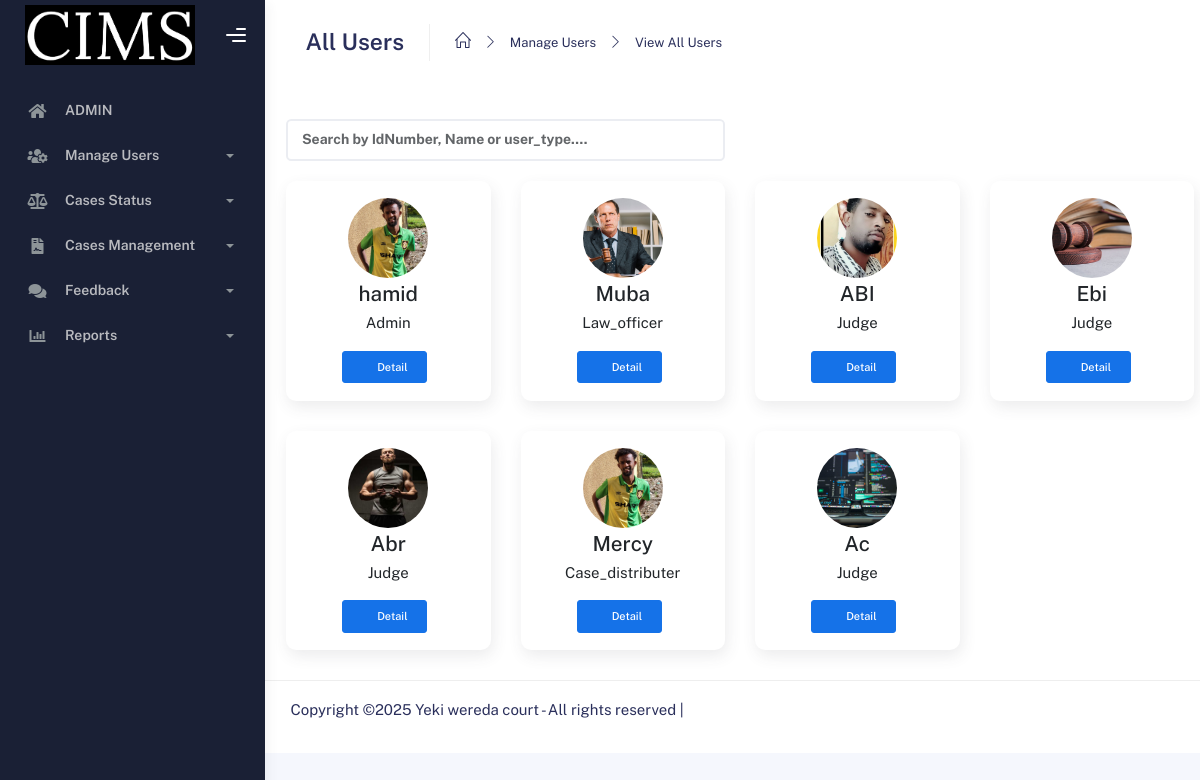
/Admin/list_user.php (signed in), run on the app's committed database.
### tables this page shows
CREATE TABLE IF NOT EXISTS `users` (
  `uid` int NOT NULL AUTO_INCREMENT,
  `idNumber` varchar(50) NOT NULL,
  `profile_pic` varchar(250) NOT NULL,
  `first_name` varchar(20) NOT NULL,
  `father_name` varchar(50) NOT NULL,
  `gfather_name` varchar(50) NOT NULL,
  `gender` varchar(20) NOT NULL,
  `email` varchar(20) NOT NULL,
  `username` varchar(30) NOT NULL,
  `password` varchar(255) NOT NULL,
  `phone` varchar(45) NOT NULL,
  `user_type` varchar(20) NOT NULL,
  `user_status` int NOT NULL,
  `is_logged` int NOT NULL,
  PRIMARY KEY (`uid`),
  UNIQUE KEY `idNumber` (`idNumber`),
  UNIQUE KEY `username` (`username`)
);

### connection/function.php (called while the page is built, shortened)
<?php
include 'connection.php';
function decryptPassword($encryptedPassword) {
    $key = hash('sha256', SECRET_KEY);
    $iv = substr(hash('sha256', SECRET_IV), 0, 16);
    return openssl_decrypt($encryptedPassword, ENCRYPT_METHOD, $key, 0, $iv);
}
function getUserByID($data)
{
    global $conn;
    $query = mysqli_query($conn, "SELECT * FROM users WHERE uid = '$data'");
    $result = mysqli_fetch_array($query);
    if ($result && isset($result["password"])) {
        $result["password"] = decryptPassword($result["password"]);
    }
    return $result;
}
function getAllUsers()
{
    global $conn;
    $query = mysqli_query($conn, "select * from users");
    $result = array();
    while ($row = mysqli_fetch_array($query)) {
        array_push($result, $row);
    }
    return $result;
}
?>

### Admin/list_user.php (the view, shortened to what this page needs)
<?php
include('adminHeader.php');
?>
<div class="container">
  <div class="page-inner">
    <div class="page-header">
     <h3 class="fw-bold mb-3">All Users</h3>
      <ul class="breadcrumbs mb-3">
        <li class="nav-home"><a href="#"><i class="icon-home"></i></a></li>
        <li class="separator"><i class="icon-arrow-right"></i></li>
        <li class="nav-item"><a href="#">Manage Users</a></li>
        <li class="separator"><i class="icon-arrow-right"></i></li>
        <li class="nav-item"><a href="#">View All Users</a></li>
      </ul>
   </div>
</div>
<div class="container-fluid">
 <div class="row">
  <div class="col-6">
    <div class="page-title flex-wrap">
    <form method="GET">
    <div class="input-group">
  <input type="text" name="search" id="userSearch" class="form-control"
       style="font-weight: bold;" placeholder="Search by IdNumber, Name or user_type....">
        </div>
    </form>
    </div>
  </div>
</div>
<?php
    if (isset($_SESSION["uid"])) {
        if (isset($_GET['search']) && !empty(trim($_GET['search']))) {
            $searchTerm = $_GET['search'];
            $users = searchUsers($searchTerm);
        } else {
            $users = getAllUsers();
        }
?>
<div class="row">
    <?php
    if (!empty($users)) {
        foreach ($users as $user) {
    ?>
<div class="col-xl-3 col-lg-4 col-sm-6 user-card"
     data-idnumber="<?= strtolower($user['idNumber']) ?>"
     data-username="<?= strtolower($user['username']) ?>"
     data-usertype="<?= strtolower($user['user_type']) ?>"
     data-firstname="<?= strtolower($user['first_name']) ?>">
  <div class="card contact_list text-center">
    <div class="card-body">
      <div class="user-content">
        <div class="user-info">
          <div class="user-img">
            <img class="profile-images" src="<?php echo $user["profile_pic"]; ?>" alt="Profile Picture" width="100" height="100">
          </div>
          <div class="user-details">
            <h4 class="user-name mb-0"><?php echo $user["username"]; ?></h4>
            <p><?php echo $user["user_type"]; ?></p>
          </div>
        </div>
      </div>
      <a href="profiledetail.php?uid=<?php echo $user['uid']; ?>" class="btn btn-primary btn-sm w-50 me-2"><i class="fa-solid fa-user me-2"></i>Detail</a>
    </div>
  </div>
</div>
    <?php }
    } else {
        echo "<p class='mt-3 text-danger'>No users found.</p>";
    }
    ?>
</div>
        <?php
        } else {
        }
        ?>
    </div>
</div>
<?php
include('footer.php');
?>

### Admin/adminHeader.php (shortened to what this page needs)
<?php
include '../connection/connection.php';
include '../connection/function.php';
?>
<!DOCTYPE html>
<html lang="en">
<head>
	<link rel="stylesheet" href="../assets/css/bootstrap.min.css">
	<link rel="stylesheet" href="../assets/css/plugins.min.css">
	<link rel="stylesheet" href="../assets/css/kaiadmin.min.css">
</head>
<body>
<div class="wrapper">
  <div class="sidebar" data-background-color="dark">
<div class="sidebar-logo">
 <div class="logo-header" data-background-color="dark">
   <div class = "logo">
	<img src="../assets/img/logo.png" alt="navbar brand" class="navbar-brand" height="60" width="170">
   </div>
  <div class="nav-toggle">
	<button class="btn btn-toggle toggle-sidebar"><i class="gg-menu-right"></i></button>
	<button class="btn btn-toggle sidenav-toggler"><i class="gg-menu-left"></i></button></div>
	<button class="topbar-toggler more"><i class="gg-more-vertical-alt"></i></button></div>
   </div>
<div class="sidebar-wrapper scrollbar scrollbar-inner">
  <div class="sidebar-content">
	<ul class="nav nav-secondary">
	  <li class="nav-item">
    <a href="admin.php" class="collapsed"><i class="fas fa-home"></i><p>ADMIN</p></a></li>
<li class="nav-item">
    <a data-bs-toggle="collapse" href="#users" role="button" aria-expanded="false" aria-controls="users">
        <i class="fas fa-users-cog"></i>
        <p>Manage Users</p>
        <span class="caret"></span>
    </a>
</li>
<li class="nav-item">
<a data-bs-toggle="collapse" href="#cases"><i class="fas fa-balance-scale"></i><p>Cases Status</p><span class="caret"></span></a>
</li>
<li class="nav-item">
  <a data-bs-toggle="collapse" href="#casesManagement"><i class="fas fa-file-contract"></i><p>Cases Management</p><span class="caret"></span></a>
</li>
<li class="nav-item">
   <a data-bs-toggle="collapse" href="#feedback"><i class="fas fa-comments"></i><p>Feedback</p><span class="caret"></span></a>
</li>
<li class="nav-item">
  <a data-bs-toggle="collapse" href="#reports"><i class="fas fa-chart-bar"></i><p>Reports</p><span class="caret"></span></a>
     </li>
    </ul>
  </div>
 </div>
</div>
<div class="main-panel">
	<div class="main-header">
		<?php
$profile = getUserByID($_SESSION["uid"]);
?>

### Admin/footer.php (shortened to what this page needs)
<footer class="footer">
  <div class="container-fluid">
        <p>Copyright &copy;<script>document.write(new Date().getFullYear());</script>
          Yeki wereda court - All rights reserved |</p>
  			</div>
  		</footer>
  	</div>
  </div>
  </body>
</html>

### Admin/list_user.php (style rules this page uses)
.profile-images { width: 80px; height: 80px; border-radius: 100%; object-fit: cover; }

### data on the page
users: profile_pic (placeholder picture), username "hamid", user_type "Admin"
users: profile_pic (picture), username "Muba", user_type "Law_officer"
users: profile_pic (picture), username "ABI", user_type "Judge"
users: profile_pic (picture), username "Ebi", user_type "Judge"
users: profile_pic (picture), username "Abr", user_type "Judge"
users: profile_pic (placeholder picture), username "Mercy", user_type "Case_distributer"
users: profile_pic (picture), username "Ac", user_type "Judge"
